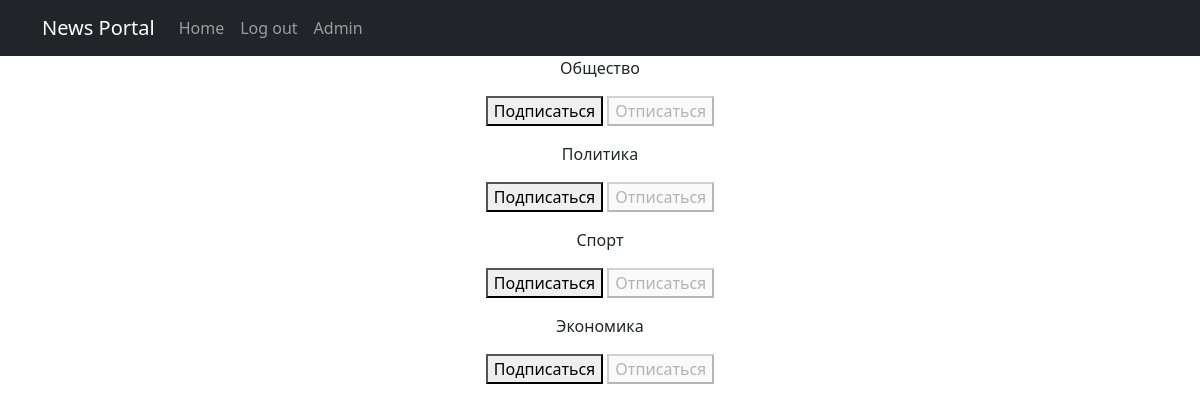
/news/subscriptions/ (signed in), run on the app's committed database.
### news/models.py (models this page shows, shortened)
class Category(models.Model):
    category_name = models.CharField(max_length=255, unique=True)

### news/views.py (the view, shortened to what this page needs)
# urls.py: path('subscriptions/', subscriptions, name='subscriptions'),
@login_required
@csrf_protect
def subscriptions(request):
    categories_with_subscriptions = Category.objects.annotate(
        user_subscribed=Exists(
            Subscriber.objects.filter(
                user=request.user,
                category=OuterRef('pk'),
            )
        )
    ).order_by('category_name')
    return render(
        request,
        'subscriptions.html',
        {'categories': categories_with_subscriptions},
    )

### templates/subscriptions.html (shortened to what this page needs)
{% extends 'flatpages/default.html' %}
{% block content %}
    {% for category in categories  %}
        <p>
            {{ category.category_name }}
            <form method="post">
                {% if category.user_subscribed %}
                    <button disabled>Подписаться</button>
                    <button name="action" value="unsubscribe">Отписаться</button>
                {% else %}
                    <button name="action" value="subscribe">Подписаться</button>
                    <button disabled>Отписаться</button>
                {% endif %}
            </form>
        </p>
    {% endfor %}
{% endblock content %}

### data on the page
Category: category_name "Общество", shows "Подписаться"
Category: category_name "Политика", shows "Подписаться"
Category: category_name "Спорт", shows "Подписаться"
Category: category_name "Экономика", shows "Подписаться"
